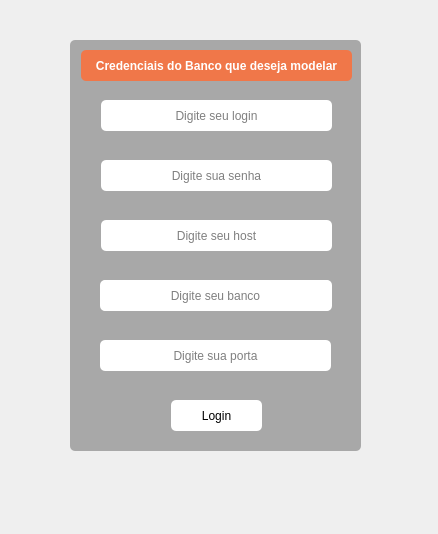
<?xml version="1.0" encoding="UTF-8"?>
<ui version="4.0">
 <class>Form</class>
 <widget class="QWidget" name="Form">
  <property name="windowModality">
   <enum>Qt::ApplicationModal</enum>
  </property>
  <property name="geometry">
   <rect>
    <x>0</x>
    <y>0</y>
    <width>438</width>
    <height>534</height>
   </rect>
  </property>
  <property name="windowTitle">
   <string>Login</string>
  </property>
  <property name="accessibleDescription">
   <string/>
  </property>
  <property name="layoutDirection">
   <enum>Qt::LeftToRight</enum>
  </property>
  <property name="autoFillBackground">
   <bool>true</bool>
  </property>
  <property name="styleSheet">
   <string notr="true"/>
  </property>
  <property name="windowFilePath">
   <string/>
  </property>
  <property name="inputMethodHints">
   <set>Qt::ImhNone</set>
  </property>
  <widget class="QPushButton" name="loginButton">
   <property name="geometry">
    <rect>
     <x>171</x>
     <y>400</y>
     <width>91</width>
     <height>31</height>
    </rect>
   </property>
   <property name="cursor">
    <cursorShape>PointingHandCursor</cursorShape>
   </property>
   <property name="styleSheet">
    <string notr="true">QPushButton{
	
	background-color: rgb(255, 255, 255);
	
	color: rgb(0, 0, 0);
	border-radius:5px

}

QPushButton:hover{
	
	
	
	
	background-color: rgb(240, 119, 73);
	
	
	color: rgb(255, 255, 255);
}</string>
   </property>
   <property name="text">
    <string>Login</string>
   </property>
  </widget>
  <widget class="QLineEdit" name="hostLineEdit">
   <property name="geometry">
    <rect>
     <x>101</x>
     <y>220</y>
     <width>231</width>
     <height>31</height>
    </rect>
   </property>
   <property name="styleSheet">
    <string notr="true">QLineEdit {
	background-color: rgb(255, 255, 255);
	color: rgb(0, 0, 0);
    border-radius: 5px;  
}
</string>
   </property>
   <property name="echoMode">
    <enum>QLineEdit::Normal</enum>
   </property>
   <property name="alignment">
    <set>Qt::AlignCenter</set>
   </property>
   <property name="placeholderText">
    <string>Digite seu host</string>
   </property>
  </widget>
  <widget class="QLineEdit" name="bancoLineEdit">
   <property name="geometry">
    <rect>
     <x>101</x>
     <y>280</y>
     <width>231</width>
     <height>31</height>
    </rect>
   </property>
   <property name="styleSheet">
    <string notr="true">QLineEdit {
	background-color: rgb(255, 255, 255);
	color: rgb(0, 0, 0);
    border-radius: 5px;  
}
</string>
   </property>
   <property name="frame">
    <bool>true</bool>
   </property>
   <property name="echoMode">
    <enum>QLineEdit::Normal</enum>
   </property>
   <property name="alignment">
    <set>Qt::AlignCenter</set>
   </property>
   <property name="placeholderText">
    <string>Digite seu banco</string>
   </property>
  </widget>
  <widget class="QLineEdit" name="loginLineEdit">
   <property name="geometry">
    <rect>
     <x>101</x>
     <y>100</y>
     <width>231</width>
     <height>31</height>
    </rect>
   </property>
   <property name="styleSheet">
    <string notr="true">QLineEdit {
	background-color: rgb(255, 255, 255);
	color: rgb(0, 0, 0);
    border-radius: 5px;  
}
</string>
   </property>
   <property name="alignment">
    <set>Qt::AlignCenter</set>
   </property>
   <property name="placeholderText">
    <string>Digite seu login</string>
   </property>
  </widget>
  <widget class="QLineEdit" name="senhaLineEdit">
   <property name="geometry">
    <rect>
     <x>101</x>
     <y>160</y>
     <width>231</width>
     <height>31</height>
    </rect>
   </property>
   <property name="styleSheet">
    <string notr="true">QLineEdit {
	background-color: rgb(255, 255, 255);
	color: rgb(0, 0, 0);
    border-radius: 5px;  
}
</string>
   </property>
   <property name="echoMode">
    <enum>QLineEdit::Password</enum>
   </property>
   <property name="alignment">
    <set>Qt::AlignCenter</set>
   </property>
   <property name="placeholderText">
    <string>Digite sua senha</string>
   </property>
  </widget>
  <widget class="QLabel" name="label_2">
   <property name="geometry">
    <rect>
     <x>70</x>
     <y>40</y>
     <width>291</width>
     <height>411</height>
    </rect>
   </property>
   <property name="styleSheet">
    <string notr="true">background-color: rgba(0, 0, 0, 0.3);
border-radius:5px</string>
   </property>
   <property name="text">
    <string>&lt;html&gt;&lt;head/&gt;&lt;body&gt;&lt;p&gt;&lt;br/&gt;&lt;/p&gt;&lt;/body&gt;&lt;/html&gt;</string>
   </property>
  </widget>
  <widget class="QLineEdit" name="portaLineEdit">
   <property name="geometry">
    <rect>
     <x>100</x>
     <y>340</y>
     <width>231</width>
     <height>31</height>
    </rect>
   </property>
   <property name="styleSheet">
    <string notr="true">QLineEdit {
	background-color: rgb(255, 255, 255);
	color: rgb(0, 0, 0);
    border-radius: 5px;  
}
</string>
   </property>
   <property name="frame">
    <bool>true</bool>
   </property>
   <property name="echoMode">
    <enum>QLineEdit::Normal</enum>
   </property>
   <property name="alignment">
    <set>Qt::AlignCenter</set>
   </property>
   <property name="placeholderText">
    <string>Digite sua porta</string>
   </property>
  </widget>
  <widget class="QLabel" name="backgroundLabel">
   <property name="geometry">
    <rect>
     <x>0</x>
     <y>0</y>
     <width>441</width>
     <height>541</height>
    </rect>
   </property>
   <property name="text">
    <string/>
   </property>
   <property name="pixmap">
    <pixmap resource="icons.qrc">:/icons/icon.png</pixmap>
   </property>
   <property name="scaledContents">
    <bool>true</bool>
   </property>
  </widget>
  <widget class="QLineEdit" name="bancoLineEdit_3">
   <property name="geometry">
    <rect>
     <x>100</x>
     <y>280</y>
     <width>231</width>
     <height>31</height>
    </rect>
   </property>
   <property name="styleSheet">
    <string notr="true">QLineEdit {
	background-color: rgb(255, 255, 255);
	color: rgb(0, 0, 0);
    border-radius: 5px;  
}
</string>
   </property>
   <property name="echoMode">
    <enum>QLineEdit::Normal</enum>
   </property>
   <property name="alignment">
    <set>Qt::AlignCenter</set>
   </property>
   <property name="placeholderText">
    <string>Digite seu banco</string>
   </property>
  </widget>
  <widget class="QLabel" name="label">
   <property name="geometry">
    <rect>
     <x>81</x>
     <y>50</y>
     <width>271</width>
     <height>31</height>
    </rect>
   </property>
   <property name="font">
    <font>
     <pointsize>9</pointsize>
     <weight>75</weight>
     <bold>true</bold>
    </font>
   </property>
   <property name="styleSheet">
    <string notr="true">background-color: rgb(240, 119, 73);
border-radius: 5px; 
color: rgb(255, 255, 255);</string>
   </property>
   <property name="text">
    <string>Credenciais do Banco que deseja modelar</string>
   </property>
   <property name="alignment">
    <set>Qt::AlignCenter</set>
   </property>
  </widget>
  <zorder>backgroundLabel</zorder>
  <zorder>label_2</zorder>
  <zorder>senhaLineEdit</zorder>
  <zorder>hostLineEdit</zorder>
  <zorder>loginLineEdit</zorder>
  <zorder>bancoLineEdit</zorder>
  <zorder>loginButton</zorder>
  <zorder>portaLineEdit</zorder>
  <zorder>bancoLineEdit_3</zorder>
  <zorder>label</zorder>
 </widget>
 <resources>
  <include location="icons.qrc"/>
  <include location="icons.qrc"/>
 </resources>
 <connections/>
</ui>
